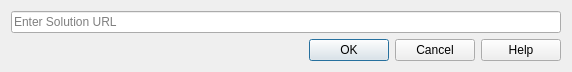
<?xml version="1.0" encoding="UTF-8"?>
<ui version="4.0">
 <class>SolutionDialog</class>
 <widget class="QDialog" name="SolutionDialog">
  <property name="geometry">
   <rect>
    <x>0</x>
    <y>0</y>
    <width>564</width>
    <height>68</height>
   </rect>
  </property>
  <property name="windowTitle">
   <string>Select Solution</string>
  </property>
  <layout class="QVBoxLayout" name="verticalLayout">
   <property name="sizeConstraint">
    <enum>QLayout::SetFixedSize</enum>
   </property>
   <item>
    <widget class="QLineEdit" name="url">
     <property name="placeholderText">
      <string>Enter Solution URL</string>
     </property>
    </widget>
   </item>
   <item>
    <widget class="QDialogButtonBox" name="buttonBox">
     <property name="minimumSize">
      <size>
       <width>550</width>
       <height>0</height>
      </size>
     </property>
     <property name="standardButtons">
      <set>QDialogButtonBox::Cancel|QDialogButtonBox::Help|QDialogButtonBox::Ok</set>
     </property>
    </widget>
   </item>
  </layout>
 </widget>
 <layoutdefault spacing="6" margin="11"/>
 <resources/>
 <connections>
  <connection>
   <sender>buttonBox</sender>
   <signal>accepted()</signal>
   <receiver>SolutionDialog</receiver>
   <slot>accept()</slot>
   <hints>
    <hint type="sourcelabel">
     <x>326</x>
     <y>230</y>
    </hint>
    <hint type="destinationlabel">
     <x>546</x>
     <y>250</y>
    </hint>
   </hints>
  </connection>
  <connection>
   <sender>buttonBox</sender>
   <signal>rejected()</signal>
   <receiver>SolutionDialog</receiver>
   <slot>reject()</slot>
   <hints>
    <hint type="sourcelabel">
     <x>308</x>
     <y>232</y>
    </hint>
    <hint type="destinationlabel">
     <x>552</x>
     <y>221</y>
    </hint>
   </hints>
  </connection>
 </connections>
</ui>
